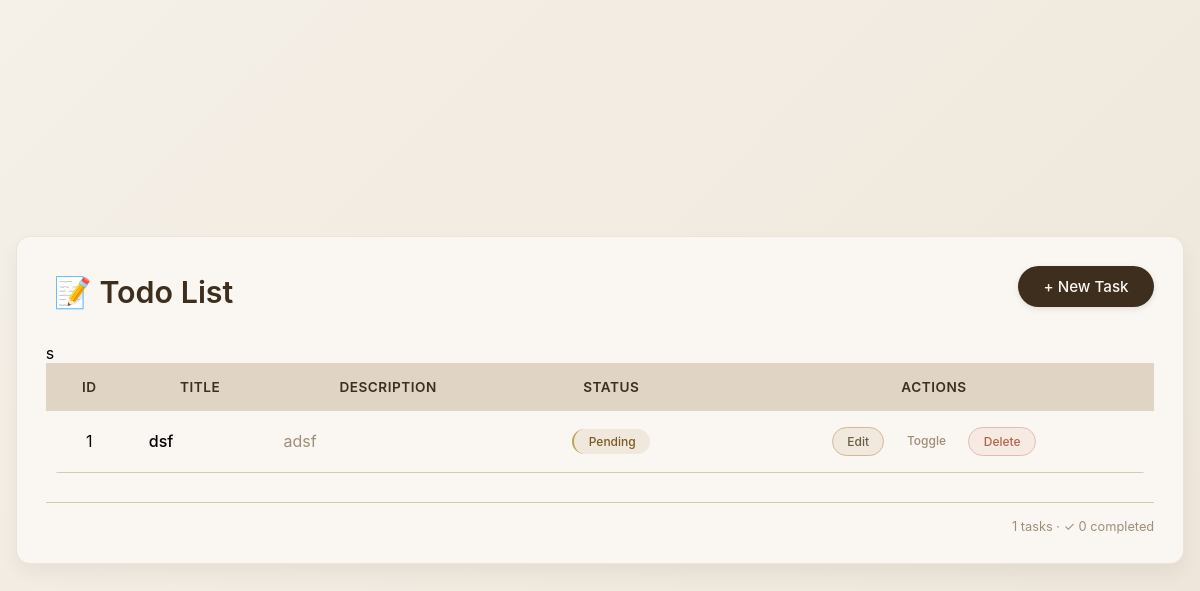
Page /todo/ on the earlier database version.
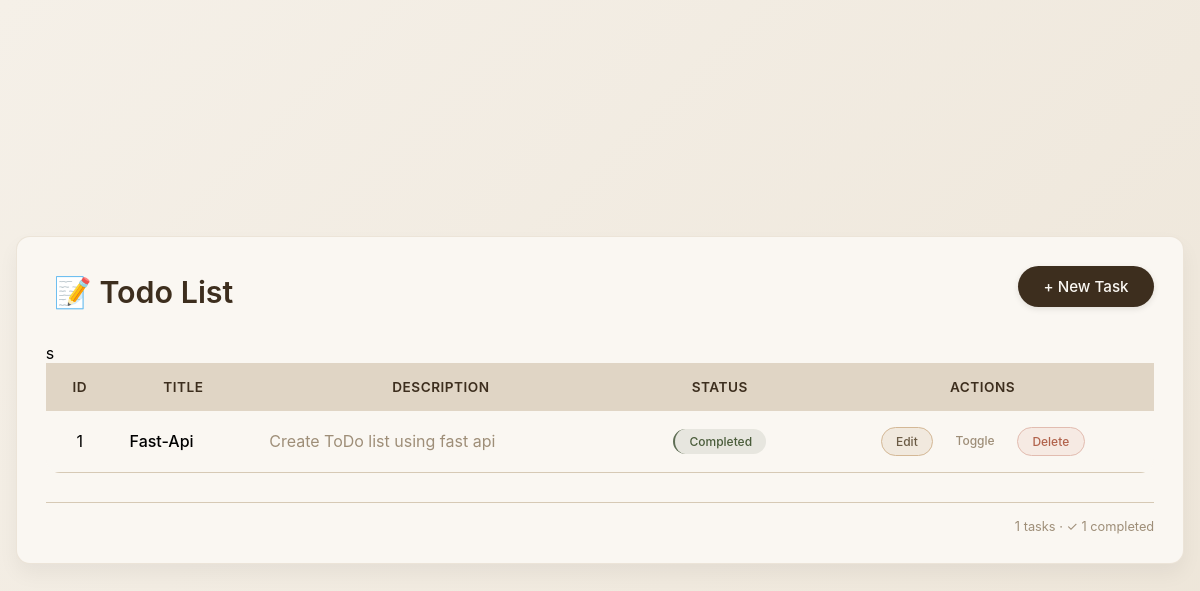
Same page on the later database version.
### models.py (models this page shows)
class ToDo(Base):
    __tablename__ = "todos"
    id = Column(Integer,primary_key = True, index = True)
    title = Column(String,index=True)
    description = Column(String , nullable = False)
    done = Column(Boolean,default = False)

### crud.py (the view)
@router.get('/')
def show_todos(request : Request, db : Session = Depends(get_db)):
    todos = db.query(ToDo).all()
    return templates.TemplateResponse(request, name='todo_list.html', context={"request": request, "todos": todos})

### templates/todo_list.html (shortened to what this page needs)
<!DOCTYPE html>
<html lang="en">
<head>
</head>
<body>
<div class="container">
    <div class="header-flex">
        <h1>📝 Todo List</h1>
        <a href="/todo/create" class="btn-new">
            + New Task
        </a>
    </div>
    <div class="table-wrapper">
        <table class="todo-table">
            <thead>
                <tr><th>ID</th><th>Title</th><th>Description</th><th>Status</th><th>Actions</th></tr>
            </thead>
            <tbody>
                {% if todos %}
                    {% for todo in todos %}
                    <tr class="todo-row">
                        <td>{{ loop.index }}</td>
                        <td style="text-align:left; font-weight:500;">{{ todo.title }}</td>
                        <td style="text-align:left; color: var(--taupe);">{{ todo.description|default('—') }}</td>
                        <td>
                            {% if todo.done %}
                            <span class="status-badge status-completed">Completed</span>
                            {% else %}
                            <span class="status-badge status-pending">Pending</span>
                            {% endif %}
                        </td>
                        <td>
                            <div class="action-group">
                                <a href="/todo/update/{{todo.id}}" class="action-btn btn-edit">Edit</a>
                                <form method="POST" action="" class="inline-form">
                                    <button type="submit" class="action-btn btn-toggle">Toggle</button>
                                </form>
                                <a href="/todo/delete/{{todo.id}}"  type="submit" class="action-btn btn-delete">Delete</a>
                            </div>
                        </td>
                    </tr>s
                    {% endfor %}
                {% else %}
                    <tr class="empty-message">
                        <td colspan="5"> No tasks yet. Click "New Task" to add one. </td>
                    </tr>
                {% endif %}
            </tbody>
        </table>
    </div>
    <div class="stats">
        <span>
            {% set total = todos|length %}
            {% set completed = todos|selectattr('done')|list|length %}
            {{ total }} tasks · ✓ {{ completed }} completed
        </span>
    </div>
</div>
</body>
</html>

### templates/todo_list.html (style rules this page uses)
* { margin: 0; padding: 0; box-sizing: border-box; }
:root { --cream: #F5F0E8; --parchment:#EDE5D8; --linen: #E0D5C5; --warm-mid: #C4B49A; --taupe: #9E8E78; --umber: #6B5B45; --espresso: #3D2E1E; --ink: #1E1510; --gold: #B89A6A; --gold-lt: #D4B896; --sand: #D6C9B5; --white: #FAF7F2; --done-bg: rgba(95,110,85,0.12); --done-txt: #4A5C3A; --pend-bg: rgba(160,120,60,0.12); --pend-txt: #7A5A20; --radius: 14px; --radius-sm:8px; --shadow: 0 10px 20px rgba(0,0,0,0.05); --transition: all 0.2s ease-out; }
body { background: linear-gradient(135deg, var(--cream), var(--parchment)); font-family: 'Inter', system-ui, -apple-system, 'Segoe UI', Roboto, sans-serif; display: flex; justify-content: center; align-items: center; min-height: 100vh; padding: 2rem 1rem; margin: 0; }
.container { width: 100%; max-width: 1280px; background: var(--white); border-radius: var(--radius); box-shadow: var(--shadow); padding: 1.8rem; transition: var(--transition); border: 1px solid rgba(180,150,110,0.2); }
.header-flex { display: flex; justify-content: space-between; align-items: baseline; flex-wrap: wrap; gap: 1rem; margin-bottom: 2rem; }
h1 { font-size: 1.9rem; font-weight: 600; color: var(--espresso); display: inline-flex; align-items: center; gap: 0.5rem; }
h1::before { content: ""; font-size: 2rem; }
.btn-new { background: var(--espresso); padding: 0.7rem 1.6rem; border-radius: 60px; font-weight: 500; font-size: 0.95rem; color: var(--white); text-decoration: none; transition: var(--transition); display: inline-flex; align-items: center; gap: 8px; box-shadow: 0 2px 6px rgba(0,0,0,0.1); }
.table-wrapper { overflow-x: auto; border-radius: var(--radius); }
.todo-table { width: 100%; border-collapse: collapse; min-width: 600px; }
.todo-table th { background: var(--linen); color: var(--espresso); font-weight: 600; padding: 1rem; font-size: 0.85rem; text-transform: uppercase; letter-spacing: 0.5px; }
.todo-table td { padding: 1rem; text-align: center; border-bottom: 1px solid var(--sand); background: var(--white); transition: background 0.2s; vertical-align: middle; }
.todo-table tbody tr { transition: transform 0.1s, background 0.2s; }
.status-badge { display: inline-block; padding: 0.3rem 0.9rem; border-radius: 40px; font-size: 0.75rem; font-weight: 500; }
.status-completed { background: var(--done-bg); color: var(--done-txt); border-left: 2px solid #5F6E55; }
.action-group { display: flex; gap: 8px; justify-content: center; flex-wrap: wrap; }
.action-btn { display: inline-flex; align-items: center; gap: 4px; padding: 0.4rem 0.9rem; border-radius: 30px; font-size: 0.75rem; font-weight: 500; text-decoration: none; cursor: pointer; transition: var(--transition); border: 1px solid transparent; }
.btn-edit { background: rgba(184,154,106,0.15); color: var(--umber); border-color: var(--gold-lt); }
.btn-toggle { background: rgba(107,91,69,0.1); color: var(--taupe); border-color: var(--warm-mid); }
.btn-delete { background: rgba(200,80,60,0.08); color: #b1624b; border-color: #e2bcb0; }
.inline-form { display: inline; }
.inline-form button { background: none; border: none; font-family: inherit; cursor: pointer; }
.stats { margin-top: 1.8rem; display: flex; justify-content: space-between; font-size: 0.8rem; color: var(--taupe); border-top: 1px solid var(--sand); padding-top: 1rem; }
.todo-row { animation: fadeSlide 0.3s ease-out; }

Differences in the rows shown:
removed ToDo: title "dsf", description "adsf", done "Pending"
added ToDo: title "Fast-Api", description "Create ToDo list using fast api", done "Completed"
Other differences:
{{ completed }}: "0" → "1"
